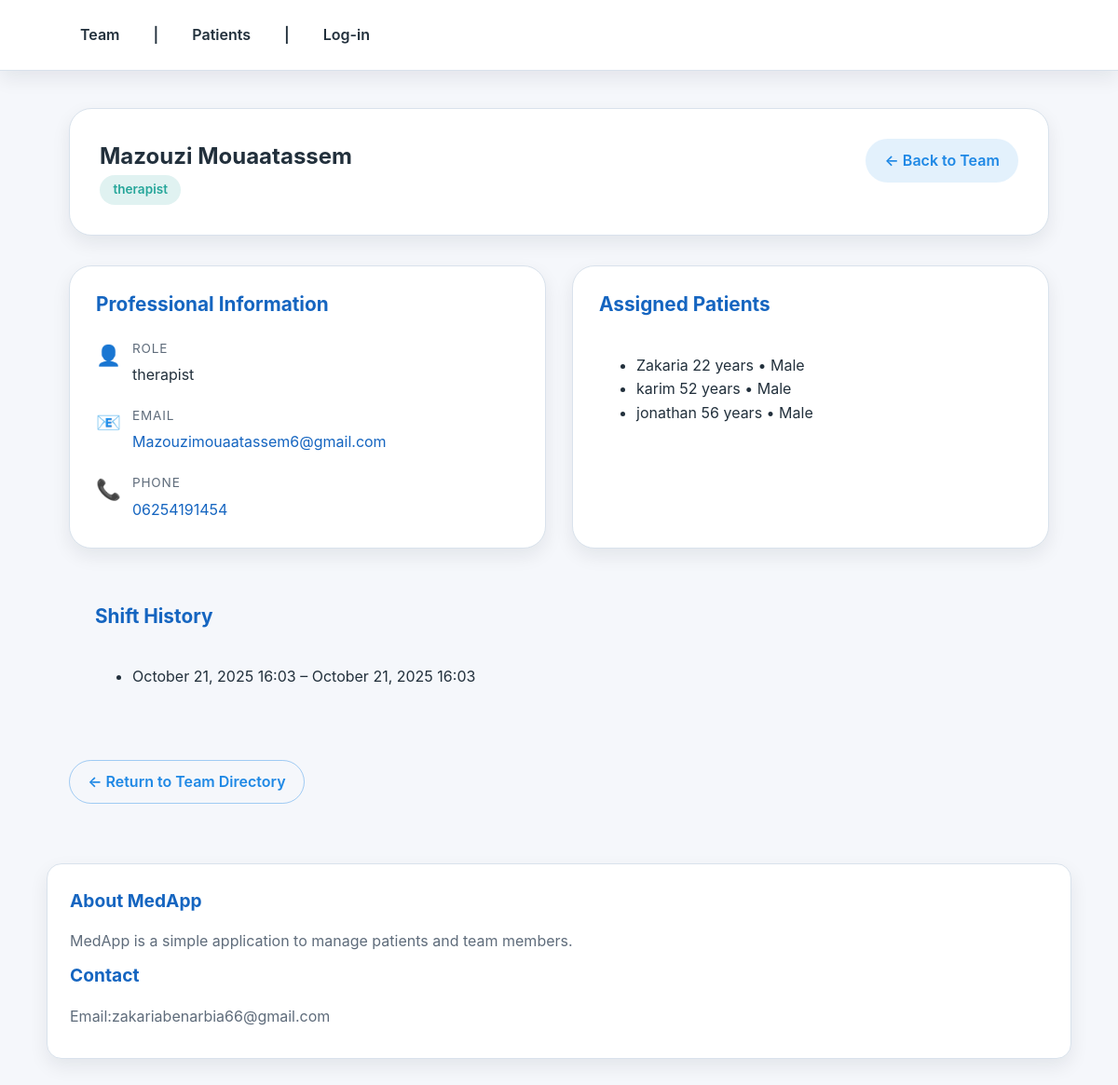
The app's page /medapp/team/1/ with its own data.
### medapp/models.py (models this page shows, shortened)
class TeamMember(models.Model):
    name = models.CharField(max_length=100)
    email = models.EmailField()
    role = models.CharField(max_length=50)
    phone = models.CharField(max_length=20)
    password = models.CharField(max_length=128, blank=True, help_text="Set the login password for this team member")
    user = models.OneToOneField(User, null=True, blank=True, on_delete=models.CASCADE, related_name='team_member')

class Patient(models.Model):
    name = models.CharField(max_length=100)
    age = models.IntegerField()
    GENDER_CHOICES = [
    ('Male', 'Male'),
    ('Female', 'Female'),
]
    gender = models.CharField(max_length=6, choices=GENDER_CHOICES, default='Male')
    medical_history = models.TextField(blank=True)
    assigned_to = models.ManyToManyField(TeamMember, related_name='patients')  # Allows multiple practitioners

class Shift(models.Model):
    member = models.ForeignKey(TeamMember, on_delete=models.CASCADE) # Links to TeamMember model
    start_time = models.DateTimeField(default=timezone.now)
    end_time = models.DateTimeField(default=timezone.now)
    notes = models.TextField(blank=True)

### medapp/views.py (the view)
# urls.py: path("team/<int:pk>/", views.team_member_detail, name="team_member_detail"),
def team_member_detail(request, pk):
    member = get_object_or_404(TeamMember, pk=pk)
    shifts = Shift.objects.filter(member=member).order_by("-start_time")
    patients = member.patients.all()  # related_name='patients' on Patient.assigned_to
    return render(
        request,
        "medapp/team/team_member_detail.html",
        {"member": member, "shifts": shifts, "patients": patients},
    )

### medapp/templates/medapp/team/team_member_detail.html (shortened to what this page needs)
{% extends "medapp/base.html" %}
{% block content %}
<div class="team-member-detail-container">
    <div class="member-header">
        <div class="header-content">
            <h1 class="member-name">{{ member.name }}</h1>
            <div class="member-role-badge">{{ member.role }}</div>
        </div>
        <div class="header-actions">
            <a href="{% url 'medapp:team_member_list' %}" class="btn btn-secondary">
                ← Back to Team
            </a>
        </div>
    </div>
    <div class="member-profile-grid">
        <div class="profile-card">
            <div class="card-header">
                <h2>Professional Information</h2>
            </div>
            <div class="card-body">
                <div class="info-grid">
                    <div class="info-item">
                        <div class="info-icon">👤</div>
                        <div class="info-content">
                            <label>Role</label>
                            <span class="info-value">{{ member.role }}</span>
                        </div>
                    </div>
                    <div class="info-item">
                        <div class="info-icon">📧</div>
                        <div class="info-content">
                            <label>Email</label>
                            <a href="mailto:{{ member.email }}" class="info-value email-link">
                                {{ member.email }}
                            </a>
                        </div>
                    </div>
                    <div class="info-item">
                        <div class="info-icon">📞</div>
                        <div class="info-content">
                            <label>Phone</label>
                            <a href="tel:{{ member.phone }}" class="info-value phone-link">
                                {{ member.phone }}
                            </a>
                        </div>
                    </div>
                </div>
            </div>
        </div>
        <div class="bio-card">
            <div class="card-header">
                <h2>Assigned Patients</h2>
            </div>
            <div class="card-body">
                {% if patients %}
                    <ul class="relation-list">
                        {% for p in patients %}
                            <li class="relation-item">
                                <span class="relation-name">{{ p.name }}</span>
                                <span class="relation-meta">{{ p.age }} years • {{ p.gender }}</span>
                            </li>
                        {% endfor %}
                    </ul>
                {% else %}
                    <div class="no-bio">
                        <div class="no-bio-icon">🧑‍⚕️</div>
                        <h3>No Assigned Patients</h3>
                        <p>This team member is not currently assigned to any patients.</p>
                    </div>
                {% endif %}
            </div>
        </div>
    </div>
    <div class="member-additional-info">
        <div class="card">
            <div class="card-header">
                <h2>Shift History</h2>
            </div>
            <div class="card-body">
                {% if shifts %}
                    <ul class="shift-list">
                        {% for s in shifts %}
                            <li class="shift-item">
                                <span class="shift-time">
                                    {{ s.start_time|date:"F j, Y H:i" }} – {{ s.end_time|date:"F j, Y H:i" }}
                                </span>
                            </li>
                        {% endfor %}
                    </ul>
                {% else %}
                    <p>No recorded shifts for this team member.</p>
                {% endif %}
            </div>
        </div>
    </div>
    <div class="navigation-actions">
        <a href="{% url 'medapp:team_member_list' %}" class="btn btn-outline">
            ← Return to Team Directory
        </a>
    </div>
</div>
{% endblock %}

### medapp/static/medapp/statistics/style.css (style rules this page uses)
:root { --color-primary: #1e88e5; --color-primary-dark: #1565c0; --color-secondary: #26a69a; --color-accent: #ffb74d; --color-bg: #f5f7fb; --color-surface: #ffffff; --color-border: #d9e2ec; --color-text: #22303c; --color-muted: #5f6c7b; --shadow-sm: 0 8px 20px rgba(15, 23, 42, 0.08); --shadow-lg: 0 20px 40px rgba(15, 23, 42, 0.12); --radius-sm: 10px; --radius-md: 16px; --radius-lg: 24px; --transition-fast: 150ms ease; --transition-slow: 300ms ease; font-size: 16px; }
*, *::before, *::after { box-sizing: border-box; }
body { margin: 0; min-height: 100vh; font-family: 'Inter', 'Segoe UI', sans-serif; background: var(--color-bg); color: var(--color-text); line-height: 1.6; }
a { color: inherit; text-decoration: none; }
.btn { display: inline-flex; align-items: center; justify-content: center; padding: 0.6rem 1.2rem; border-radius: 999px; font-weight: 600; border: 1px solid transparent; cursor: pointer; transition: transform var(--transition-fast), box-shadow var(--transition-fast), background var(--transition-fast); }
.btn-secondary { background: rgba(30, 136, 229, 0.12); color: var(--color-primary); }
.btn-outline { background: transparent; color: var(--color-primary); border-color: rgba(30, 136, 229, 0.4); }
.header-actions { display: flex; align-items: center; gap: 0.75rem; }
.member-name, .patient-name { margin: 0; font-size: 1.5rem; }
.role-badge, .patient-badge, .age-badge, .member-role-badge { display: inline-flex; align-items: center; justify-content: center; padding: 0.35rem 0.9rem; border-radius: 999px; background: rgba(38, 166, 154, 0.14); color: var(--color-secondary); font-weight: 600; font-size: 0.85rem; }
.summary-content, .meta-value, .info-value { color: var(--color-text); }
.member-card-footer, .patient-card-footer, .navigation-actions { display: flex; align-items: center; gap: 0.75rem; }
.team-member-detail-container, .patient-detail-container { display: flex; flex-direction: column; gap: 2rem; }
.member-header, .patient-header { display: flex; justify-content: space-between; align-items: flex-start; gap: 1.5rem; background: var(--color-surface); border: 1px solid var(--color-border); border-radius: var(--radius-lg); padding: 2rem; box-shadow: var(--shadow-sm); }
.member-profile-grid { display: grid; grid-template-columns: repeat(auto-fit, minmax(320px, 1fr)); gap: 1.75rem; }
.profile-card, .bio-card, .patient-info-card, .patient-medical-card { background: var(--color-surface); border: 1px solid var(--color-border); border-radius: var(--radius-lg); box-shadow: var(--shadow-sm); }
.card-header { padding: 1.5rem 1.75rem 0; }
.card-header h2 { margin: 0; font-size: 1.3rem; color: var(--color-primary-dark); }
.card-body { padding: 1.25rem 1.75rem 1.75rem; display: flex; flex-direction: column; gap: 1.25rem; }
.info-grid { display: grid; grid-template-columns: repeat(auto-fit, minmax(240px, 1fr)); gap: 1.25rem; }
.info-item { display: flex; align-items: flex-start; gap: 0.75rem; }
.info-icon { font-size: 1.35rem; }
.info-content label { display: block; font-size: 0.85rem; color: var(--color-muted); text-transform: uppercase; letter-spacing: 0.06em; margin-bottom: 0.3rem; }
.email-link, .phone-link { color: var(--color-primary-dark); }

### records on screen
TeamMember: name "Mazouzi Mouaatassem", role "therapist", email "Mazouzimouaatassem6@gmail.com", phone "06254191454"
Patient: name "Zakaria", age "22", gender "Male"
Patient: name "karim", age "52", gender "Male"
Patient: name "jonathan", age "56", gender "Male"
Shift: start_time "October 21, 2025 16:03", end_time "October 21, 2025 16:03"
